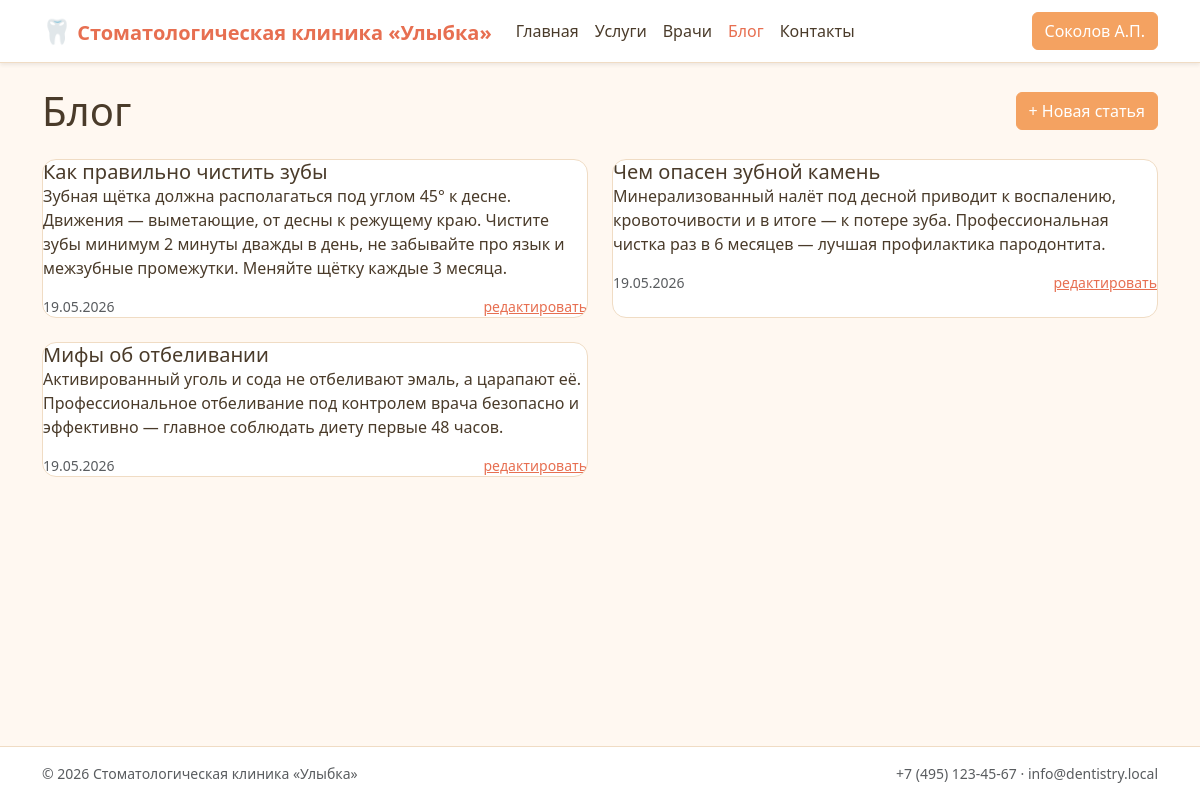
The page /blog.php (signed in) on the database its author committed.
### tables this page shows
CREATE TABLE user (
    id                INT UNSIGNED AUTO_INCREMENT PRIMARY KEY,
    last_name         VARCHAR(60)  NOT NULL,
    first_name        VARCHAR(60)  NOT NULL,
    middle_name       VARCHAR(60)  NOT NULL DEFAULT '',
    email             VARCHAR(190) NOT NULL UNIQUE,
    password_hash     VARCHAR(255) NOT NULL,
    role_id           TINYINT UNSIGNED NOT NULL,
    booking_ban_until DATE NULL COMMENT 'Запрет онлайн-записи до даты (после неявки)',
    created_at        DATETIME NOT NULL DEFAULT CURRENT_TIMESTAMP,
    CONSTRAINT fk_user_role FOREIGN KEY (role_id) REFERENCES role(id)
);

CREATE TABLE blog_article (
    id         INT UNSIGNED AUTO_INCREMENT PRIMARY KEY,
    title      VARCHAR(200) NOT NULL,
    body       TEXT         NOT NULL,
    image_path VARCHAR(255) NULL,
    author_id  INT UNSIGNED NOT NULL,
    created_at DATETIME NOT NULL DEFAULT CURRENT_TIMESTAMP,
    CONSTRAINT fk_blog_author FOREIGN KEY (author_id) REFERENCES user(id)
);

### lib/sanitize.php (called while the page is built, shortened)
<?php
function h(mixed $value): string
{
    return htmlspecialchars((string) $value, ENT_QUOTES | ENT_SUBSTITUTE, 'UTF-8');
}
function fio_short(string $last, string $first, string $middle = ''): string
{
    $fi = mb_substr($first, 0, 1);
    $mi = $middle !== '' ? mb_substr($middle, 0, 1) . '.' : '';
    return $last . ' ' . $fi . '.' . $mi;
}

### lib/session.php (called while the page is built, shortened)
<?php
require_once __DIR__ . '/db.php';
final class Session
{
    public static function userId(): ?int
    {
        return isset($_SESSION['user_id']) ? (int) $_SESSION['user_id'] : null;
    }
    public static function user(): ?array
    {
        $id = self::userId();
        $user = DB::one(
            'SELECT u.*, r.code AS role_code, r.name AS role_name
               FROM user u JOIN role r ON r.id = u.role_id
              WHERE u.id = :id',
            ['id' => $id]
        );
        return $user;
    }
}

### lib/db.php (called while the page is built, shortened)
<?php
final class DB
{
    private static ?PDO $pdo = null;
    public static function pdo(): PDO
    {
        if (self::$pdo === null) {
            $dsn = sprintf(
                'mysql:host=%s;port=%d;dbname=%s;charset=%s',
                DB_HOST, DB_PORT, DB_NAME, DB_CHARSET
            );
            self::$pdo = new PDO($dsn, DB_USER, DB_PASS, [
                PDO::ATTR_ERRMODE            => PDO::ERRMODE_EXCEPTION,
                PDO::ATTR_DEFAULT_FETCH_MODE => PDO::FETCH_ASSOC,
                PDO::ATTR_EMULATE_PREPARES   => false,
            ]);
        }
        return self::$pdo;
    }
    public static function all(string $sql, array $params = []): array
    {
        $stmt = self::pdo()->prepare($sql);
        $stmt->execute($params);
        return $stmt->fetchAll();
    }
    public static function one(string $sql, array $params = []): ?array
    {
        $stmt = self::pdo()->prepare($sql);
        $stmt->execute($params);
        $row = $stmt->fetch();
        return $row === false ? null : $row;
    }
}

### lib/auth.php (called while the page is built, shortened)
<?php
require_once __DIR__ . '/session.php';
final class Auth
{
    public static function user(): ?array
    {
        return Session::user();
    }
    public static function role(): ?string
    {
        $u = self::user();
        return $u === null ? null : (string) $u['role_code'];
    }
    public static function hasRole(string ...$roles): bool
    {
        $role = self::role();
        return $role !== null && in_array($role, $roles, true);
    }
}

### public/blog.php (the view, shortened to what this page needs)
<?php
require_once __DIR__ . '/../lib/db.php';
require_once __DIR__ . '/../lib/sanitize.php';
require_once __DIR__ . '/../lib/auth.php';
$articles = DB::all('SELECT * FROM blog_article ORDER BY created_at DESC');
$isAdmin = Auth::hasRole('admin');
require __DIR__ . '/../templates/header.php';
?>
<div class="d-flex justify-content-between align-items-center mb-4">
    <h1 class="mb-0">Блог</h1>
    <?php if ($isAdmin): ?>
        <a href="/admin/article_edit.php" class="btn btn-orange">+ Новая статья</a>
    <?php endif; ?>
</div>
<?php if (empty($articles)): ?>
    <p class="text-muted">Пока нет ни одной статьи.</p>
<?php else: ?>
    <div class="row g-4">
        <?php foreach ($articles as $a): ?>
            <div class="col-md-6">
                <div class="clinic-card">
                    <div class="card-body">
                        <h5 class="card-title"><?= h($a['title']) ?></h5>
                        <p class="card-text"><?= h($a['body']) ?></p>
                        <div class="d-flex justify-content-between text-muted small">
                            <span><?= h(date('d.m.Y', strtotime($a['created_at']))) ?></span>
                            <?php if ($isAdmin): ?>
                                <span>
                                    <a href="/admin/article_edit.php?id=<?= (int)$a['id'] ?>">редактировать</a>
                                </span>
                            <?php endif; ?>
                        </div>
                    </div>
                </div>
            </div>
        <?php endforeach; ?>
    </div>
<?php endif; ?>
<?php require __DIR__ . '/../templates/footer.php'; ?>

### templates/header.php (shortened to what this page needs)
<?php
require_once __DIR__ . '/../lib/auth.php';
require_once __DIR__ . '/../lib/sanitize.php';
$_user = Auth::user();
$_currentPath = strtok($_SERVER['REQUEST_URI'] ?? '/', '?');
function _nav_active(string $href, string $current): string {
    return ($href === $current || ($href !== '/' && str_starts_with($current, $href)))
        ? ' active' : '';
}
?><!DOCTYPE html>
<html lang="ru">
<head>
    <link href="https://cdn.jsdelivr.net/npm/bootstrap@5.3.3/dist/css/bootstrap.min.css" rel="stylesheet">
    <link href="/assets/css/theme.css" rel="stylesheet">
</head>
<body class="d-flex flex-column min-vh-100">
<nav class="navbar navbar-expand-lg sticky-top shadow-sm clinic-navbar">
    <div class="container">
        <a class="navbar-brand fw-bold" href="/">
            <span class="brand-mark">🦷</span> <?= h(SITE_NAME) ?>
        </a>
        <div class="collapse navbar-collapse" id="mainNav">
            <ul class="navbar-nav me-auto">
                <li class="nav-item"><a class="nav-link<?= _nav_active('/', $_currentPath) ?>" href="/">Главная</a></li>
                <li class="nav-item"><a class="nav-link<?= _nav_active('/services.php', $_currentPath) ?>" href="/services.php">Услуги</a></li>
                <li class="nav-item"><a class="nav-link<?= _nav_active('/doctors.php', $_currentPath) ?>" href="/doctors.php">Врачи</a></li>
                <li class="nav-item"><a class="nav-link<?= _nav_active('/blog.php', $_currentPath) ?>" href="/blog.php">Блог</a></li>
                <li class="nav-item"><a class="nav-link<?= _nav_active('/contacts.php', $_currentPath) ?>" href="/contacts.php">Контакты</a></li>
            </ul>
            <div class="d-flex gap-2">
                <?php if ($_user === null): ?>
                    <a href="/login.php" class="btn btn-outline-orange">Вход</a>
                    <a href="/register.php" class="btn btn-orange">Регистрация</a>
                <?php else: ?>
                    <a href="/profile.php" class="btn btn-orange">
                        <?= h(fio_short($_user['last_name'], $_user['first_name'], $_user['middle_name'])) ?>
                    </a>
                <?php endif; ?>
            </div>
        </div>
    </div>
</nav>
<main class="flex-grow-1 py-4">
<div class="container">

### public/assets/css/theme.css (style rules this page uses)
:root { --clinic-bg: #FFF8F1; --clinic-surface: #FFFFFF; --clinic-primary: #F4A261; --clinic-primary-2: #E76F51; --clinic-accent: #FFE0C2; --clinic-soft: #FFF1E0; --clinic-ink: #4A3B2A; --clinic-muted: #8A7964; --clinic-border: #F0DCC4; --clinic-success: #6FB098; --clinic-danger: #D88080; }
html, body { background: var(--clinic-bg); color: var(--clinic-ink); }
body { font-family: system-ui, "Segoe UI", Tahoma, Arial, sans-serif; }
a { color: var(--clinic-primary-2); }
.clinic-navbar { background: var(--clinic-surface); border-bottom: 1px solid var(--clinic-border); }
.clinic-navbar .navbar-brand { color: var(--clinic-primary-2); }
.clinic-navbar .nav-link { color: var(--clinic-ink); }
.clinic-navbar .nav-link.active, .clinic-navbar .nav-link:hover { color: var(--clinic-primary-2); }
.brand-mark { font-size: 1.2em; }
.btn-orange { background: var(--clinic-primary); border-color: var(--clinic-primary); color: #fff; }
.clinic-card { background: var(--clinic-surface); border: 1px solid var(--clinic-border); border-radius: 14px; overflow: hidden; transition: transform .15s ease, box-shadow .15s ease; height: 100%; }
.clinic-card .card-body { color: var(--clinic-ink); }

### rows shown on the page
user: last_name+first_name+middle_name "Соколов А.П."
blog_article: title "Как правильно чистить зубы", body "Зубная щётка должна располагаться под углом 45° к десне. Движения — выметающие, от десны к режущему краю. Чистите зубы минимум 2 минуты дважды в день, не забывайте про язык и межзубные промежутки. Меняйте щётку каждые 3 месяца.", created_at "19.05.2026"
blog_article: title "Чем опасен зубной камень", body "Минерализованный налёт под десной приводит к воспалению, кровоточивости и в итоге — к потере зуба. Профессиональная чистка раз в 6 месяцев — лучшая профилактика пародонтита.", created_at "19.05.2026"
blog_article: title "Мифы об отбеливании", body "Активированный уголь и сода не отбеливают эмаль, а царапают её. Профессиональное отбеливание под контролем врача безопасно и эффективно — главное соблюдать диету первые 48 часов.", created_at "19.05.2026"

### other values the page prints
SITE_NAME "Стоматологическая клиника «Улыбка»"
CLINIC_PHONE "+7 (495) 123-45-67"
CLINIC_EMAIL "info@dentistry.local"
